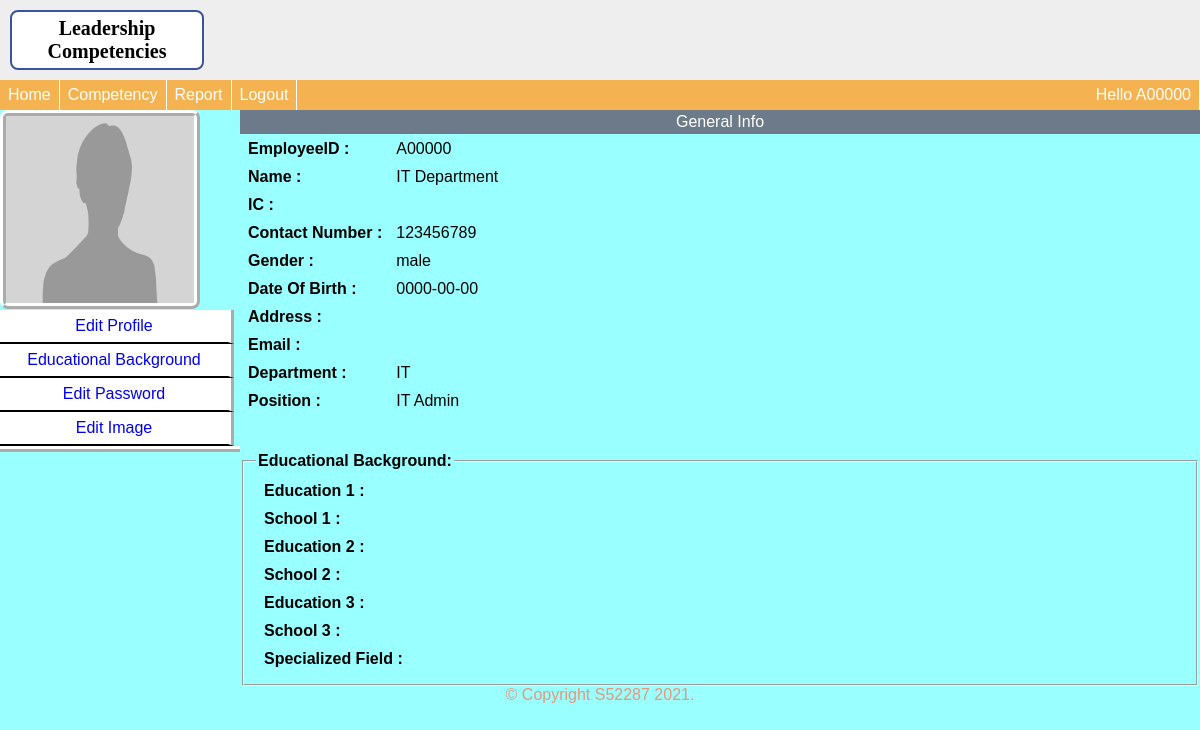
Screenshot of /User/Welcomeuser.php (signed in) with the database file from the repository.
### tables this page shows
CREATE TABLE `account` (
  `EmployeeID` varchar(255) NOT NULL,
  `Name` varchar(255) NOT NULL,
  `IC` varchar(255) NOT NULL,
  `Contact_Number` varchar(255) NOT NULL,
  `Gender` varchar(255) NOT NULL,
  `Date_of_Birth` date NOT NULL,
  `Address` varchar(255) NOT NULL,
  `Email` varchar(255) NOT NULL,
  `Department` varchar(255) NOT NULL,
  `Position` varchar(255) NOT NULL,
  `image_url` varchar(255) NOT NULL
);

### User/Welcomeuser.php (the view, shortened to what this page needs)
<!DOCTYPE html>
<html>
<head>
<link rel="stylesheet" type="text/css" href="welcomeuser.css"/>
</head>
<body>
<?php
				$ID= $_SESSION["username"];
?>
<?php
$conn = mysqli_connect("localhost", "root", "", "leadercompetency");
$query = $conn->query("SELECT * FROM account where EmployeeID='$ID'");
if($query->num_rows > 0){
    while($row = $query->fetch_assoc()){
        $imageURL = 'imagesuploadedf/'.$row["image_url"];
?>
<?php }
}else{ ?>
    <p>No image(s) found...</p>
<?php } ?>
<div class="tp-container">
<div class="tp-boxwrap">
<header>
<div class="tp-logo">Leadership
Competencies</div>
</header>
<div class="tp-content">
	<div class="tp-contentbox">
	<div class="tp-infostrip">
		<nav>
		<ul>
			<li class="left"><a href="Welcomeuser.php">Home</a></li>
			<li class="left"><a href="UserCompetency.php">Competency</a></li>
			<li class="left"><a href="Report.php">Report</a></li>
			<li class="left"><a href="Logout.php">Logout</a></li>
			<li class="right"><a href="Welcomeuser.php">Hello <?php echo $_SESSION['username']; ?></a></li>
		</nav>
	</div>
	<div class="tp-contentwrap1">
		<div class="left wt_25 side_1">
			<div class="image_block">
      <img src="<?php echo $imageURL; ?>" height="187" />
			</div>
			<div class="menu_list">
				<li><a href="EditUserProfile.php">Edit Profile</a></li>
				<li><a href="Educational.php">Educational Background</a></li>
				<li><a href="UserChangePassword.php">Edit Password</a></li>
				<li><a href="UserChangeImage.php">Edit Image</a></li>
			</div>
		</div>
		<div class="right wt_75">
			<?php
					$id= $_SESSION["username"];
          $db = mysqli_connect('localhost', 'root', '', 'leadercompetency');
					$sql="SELECT * FROM  account  where  EmployeeID='$id'";
					$result=mysqli_query($db,$sql);
					$rows=mysqli_fetch_array($result);
			?>
			<div class="tp-contentwrap2">
			<div class="strip-profile">General Info</div>
			<table>
			<tr>
				<td class="td_1">EmployeeID :</td>
				<td  class="left"><?php  echo  $rows['EmployeeID'];  ?></td>
			</tr>
			<tr>
				<td class="td_1">Name :</td>
				<td  class="left"><?php  echo  $rows['Name'];  ?></td>
			</tr>
			<tr>
				<td class="td_1">IC :</td>
				<td  class="left"><?php  echo  $rows['IC'];  ?></td>
			</tr>
			<tr>
				<td class="td_1">Contact Number :</td>
				<td  class="left"><?php  echo  $rows['Contact_Number'];  ?></td>
			</tr>
			<tr>
				<td class="td_1">Gender :</td>
				<td  class="left"><?php  echo  $rows['Gender'];  ?></td>
			</tr>
			<tr>
				<td class="td_1">Date Of Birth :</td>
				<td  class="left"><?php  echo  $rows['Date_of_Birth'];  ?></td>
			</tr>
			<tr>
				<td class="td_1">Address :</td>
				<td  class="left"><?php  echo  $rows['Address'];  ?></td>
			</tr>
			<tr>
				<td class="td_1">Email :</td>
				<td  class="left"><?php  echo  $rows['Email'];  ?></td>
			</tr>
			<tr>
				<td class="td_1">Department :</td>
				<td  class="left"><?php  echo  $rows['Department'];  ?></td>
			</tr>
			<tr>
				<td class="td_1">Position :</td>
				<td  class="left"><?php  echo  $rows['Position'];  ?></td>
			</tr>
			</table>
			<?php
					$id= $_SESSION["username"];
          $db = mysqli_connect('localhost', 'root', '', 'leadercompetency');
					$sql="SELECT * FROM  background  where  EmployeeID='$id'";
					$result=mysqli_query($db,$sql);
					$Rows=mysqli_fetch_array($result);
			?>
			<br></br>
			<fieldset>
			<legend><b>Educational Background:</b></legend>
			<table>
			<tr>
				<td class="td_1">Education 1 :</td>
				<td  class="left"><?php  echo  $Rows['Education1'];  ?></td>
			</tr>
			<tr>
				<td class="td_1">School 1 :</td>
				<td  class="left"><?php  echo  $Rows['School1'];  ?></td>
			</tr>
			<tr>
				<td class="td_1">Education 2  :</td>
				<td  class="left"><?php  echo  $Rows['Education2'];  ?></td>
			</tr>
			<tr>
				<td class="td_1">School 2 :</td>
				<td  class="left"><?php  echo  $Rows['School2'];  ?></td>
			</tr>
			<tr>
				<td class="td_1">Education 3 :</td>
				<td  class="left"><?php  echo  $Rows['Education3'];  ?></td>
			</tr>
			<tr>
				<td class="td_1">School 3 :</td>
				<td  class="left"><?php  echo  $Rows['School3'];  ?></td>
			</tr>
			<tr>
				<td class="td_1">Specialized Field  :</td>
				<td  class="left"><?php  echo  $Rows['Field'];  ?></td>
			</tr>
			</table>
			</fieldset>
			</div>
			</div>
		</div>
</div>
</div>
<footer>
	<div class="">&copy; Copyright S52287 2021.</div>
</footer>
</div>
</div>
</body>
</html>

### User/welcomeuser.css (style rules this page uses)
body,ul,li { margin:0px;padding:0; }
body { background: #99ffff; font-family:sans-serif; }
a { text-decoration:none; }
footer { text-align: center; padding: 3px; color: DarkSalmon; }
.left { float:left; }
.right { float:right; }
.wt_25 { width:19.999%; }
.wt_75 { width:79.999%; }
.tp-container { width:100%; margin:0px auto; }
.tp-boxwrap { max-width:100%;margin:0px auto; }
.tp-logo { font-size:20px; font-weight:bold; font-family:comic sans ms; border:2px solid #3A539B; background:#fff; width:180px; text-align:center; border-radius:8px; padding:5px; margin:10px 0 0 10px; float:left; }
header { width:100%; background:#eee; height:80px; }
.tp-content { width:100%; }
.tp-contentbox { width:100%;margin:0px auto; }
.tp-infostrip { width:100%; float:left; }
.tp-infostrip nav { width:100%; }
.tp-infostrip nav ul { width:100%; float:left; background:#F4B350; }
.tp-infostrip nav ul li { list-style:none; }
.tp-infostrip nav ul li a { float:left; color:#fff; padding:6px 8px 6px; border-right:1px solid #fff; }
.tp-contentwrap1 { width:100%;float:left; }
.image_block { max-width: 200px;max-height: 200px;width: 100%;height: 100%; }
.image_block img { max-width: calc(100% - 12px);max-height: calc(100% - 12px);border: 6px ridge #fff; border-radius: 8px; }
.side_1 { border-bottom:6px ridge #fff; }
.menu_list li { list-style:none; }
.menu_list li a { border-right:6px ridge #fff;float:left; background:#fff; border-bottom:2px solid #000; width:95%; padding:7px 0px 7px; text-align:center; }
.strip-profile { background:#6C7A89; color:#fff; text-align:center;padding:3px 0px 3px; }
tr td { padding:4px 6px 4px; }
.td_1 { font-weight:bold; }
.tp-contentwrap2 { width:100%; margin:0px auto; }

### rows the page displays
account: image_url (picture), EmployeeID "A00000", Name "IT Department", Contact_Number "123456789", Gender "male", Date_of_Birth "0000-00-00", Department "IT", Position "IT Admin"

### other values shown
$_SESSION['username'] "A00000"
